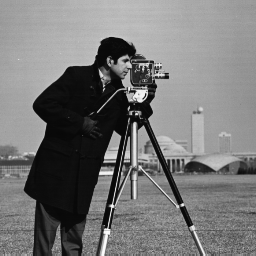
#> input picture images/cameraman.tif, 256 x 256 px, found by its file name
$ python image_translation.py
#> lines starting #> are read from the running program, lines starting #| are printed output that depends on the picture
# -*- coding: utf-8 -*-
"""
Created on Tue Jan 17 09:03:30 2017

@author: vbhaumik
"""

import cv2
import numpy as np

img = cv2.imread('images/cameraman.tif',0)
#> img is the input picture: shape (256, 256); min 7, max 253, mean 118.7
rows,cols = img.shape
#> rows = 256; cols = 256

M = np.float32([[1,0,100],[0,1,50]])
dst = cv2.warpAffine(img,M,(cols,rows))
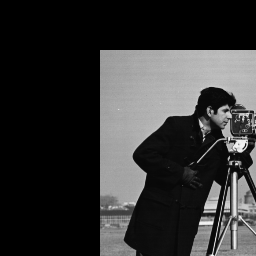
#> dst: shape (256, 256); min 0, max 247, mean 51.4

cv2.imshow('img',dst)


img = cv2.imread('images/cameraman.tif',0)
rows,cols = img.shape

M = cv2.getRotationMatrix2D((cols/2,rows/2),90,1)
dst = cv2.warpAffine(img,M,(cols,rows))
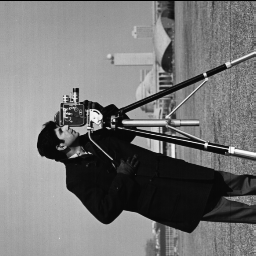
#> dst: shape (256, 256); min 0, max 253, mean 118.2
cv2.imshow('img1',dst)
cv2.waitKey(0)
cv2.destroyAllWindows()
